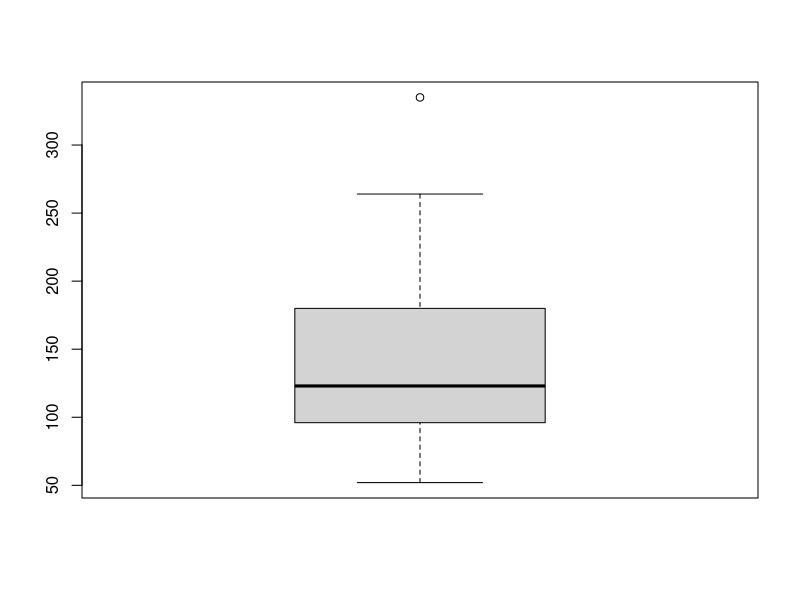
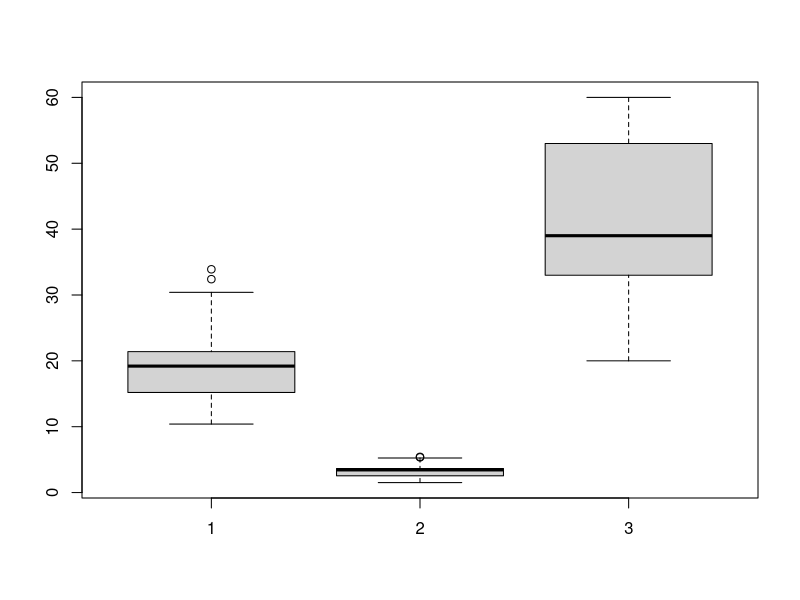
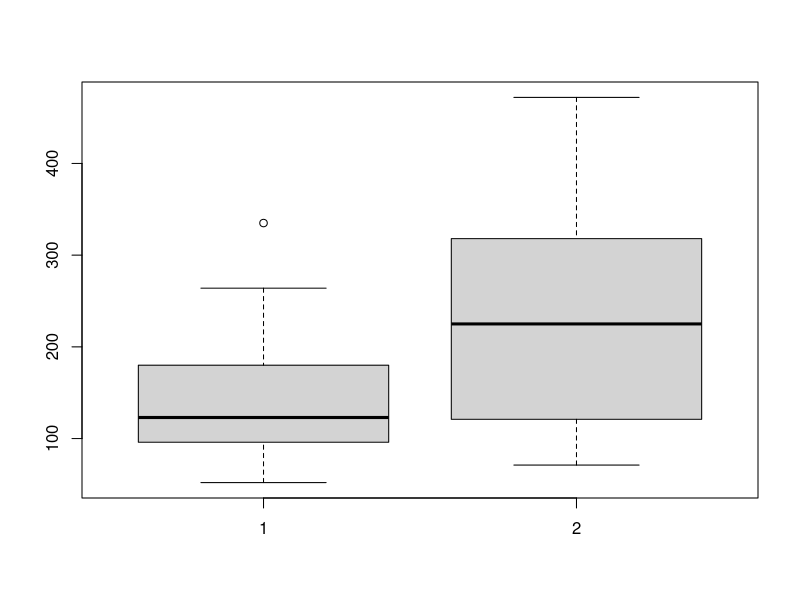

Here is the R script that generated these plots, in order:
## ---- chunk 1
# Set global options for Rmarkdown document
knitr::opts_chunk$set(echo=TRUE)
## ---- chunk 2
library(knitr) # Nice tables
library(kableExtra) # Extra nice tables
library(openxlsx) # Reading excel formatted tables
## ---- chunk 3
prettyTable <- function(table){
  
  # Use the kable function to create a nicer formatted table
  kable(table) %>%
  
    # Set the format
    kable_styling(bootstrap_options="striped", # Set the colour of rows
                  full_width=FALSE, # Make the table not stretch to fit the page
                  position="left") %>% # Position the table on the left
  
    # Make the table scrollable
    scroll_box(height = "400px")
}
## ---- chunk 4
motorCarTrends <- read.csv(file.path("..", "data", "carInfo_27-05-20.csv"), header=TRUE)
## ---- chunk 5
# Check out the names of the MotorCarTrends variable
names(motorCarTrends)

# Check the class of the MotorCarTrends variable
class(motorCarTrends)

# Check the classes of each column in the MotorCarTrends dataframe
colClasses <- sapply(motorCarTrends, FUN=class)
print(colClasses)

# Check the dimensions of the MotorCarTrends dataframe
dim(motorCarTrends)

# View the first 5 rows of the table
head(motorCarTrends, n=5)

# View the last 5 rows of the table
tail(motorCarTrends, n=5)

# Lastly let's print the table so we can interact with it
prettyTable(motorCarTrends)
## ---- chunk 6
# Read in dataframes that want to merge  
motorCarPrices<- read.csv(file.path("..", "data", "carPrices_27-05-20.csv"), header = TRUE) # motorCarTrends has already been read in

# Check that the ID column in each table
table(motorCarTrends$Id %in% motorCarPrices$Id)
table(motorCarPrices$Id %in% motorCarTrends$Id)

# Merge two data frames by the Id column
mergedMotorCarTrends <- merge(motorCarTrends, motorCarPrices, by="Id")

# Take a look at the new data
head(mergedMotorCarTrends)
## ---- chunk 7
# Set the engine shape and transmission type columns to be categorical
mergedMotorCarTrends$vs <- as.factor(mergedMotorCarTrends$vs) # Engine shape
mergedMotorCarTrends$am <- as.factor(mergedMotorCarTrends$am) # Transmission type

# Take a look at the column classes again
colClasses <- sapply(mergedMotorCarTrends, FUN=class)
print(colClasses)

# And take a look at the table again - note it hasn't changed
head(mergedMotorCarTrends)
## ---- chunk 8
# Create a vector of the new names
newColumnNames <- c("IdentificationNumber","CarModel", "MilesPerGallon", "NumberOfCylinders", "Displacement", "HorsePower", "RearAxelRatio", "Weight", "TimeToQuarterMile", "EngineShape", "TransmissionType", "NumberForwardGears", "NumberOfCarburetors", "CostOfCar", "AgeOfBuyer", "GenderOfBuyer")

# Rename the columns of the mergedMotorCarTrends dataframe
colnames(mergedMotorCarTrends) <- newColumnNames

# Take another look at the table
head(mergedMotorCarTrends)
## ---- chunk 9
str(mergedMotorCarTrends)
## ---- chunk 10
summary(mergedMotorCarTrends)
## ---- chunk 11
# base R solution to re-code gender column
females <- c("Female", "Fem", "F")
males <- c("Male", "M")
mergedMotorCarTrends$GenderOfBuyer[mergedMotorCarTrends$GenderOfBuyer %in% females] <- "Female"
mergedMotorCarTrends$GenderOfBuyer[mergedMotorCarTrends$GenderOfBuyer %in% males] <- "Male"

# Another simpler solution solution
mergedMotorCarTrends$GenderOfBuyer <- ifelse(grepl(pattern="^F", mergedMotorCarTrends$GenderOfBuyer), "Female", "Male")
## ---- chunk 12
# Investigate for duplicates
duplicatedRows <- which(duplicated(mergedMotorCarTrends)) #selects all replicated rows
duplicatedRows
mergedMotorCarTrendsWithoutDuplicates <- mergedMotorCarTrends[-duplicatedRows, ]
## ---- chunk 13
# Calculate percentage of missing data 
calculatePercentageMissingData <- function(column, table) {
  
  # Count the number of NAs
  numberNAs <- sum(is.na(table[, column])) # Why does this work?
  
  # Convert this to a proportion of values in column that are NA
  proportionNAs <- numberNAs / nrow(table)
  
  # Return the proportion as a percentage
  return(proportionNAs * 100)
}

# Use the function calculate the percentage of NAs in each column
percentageNAs <- sapply(colnames(mergedMotorCarTrendsWithoutDuplicates), FUN=calculatePercentageMissingData, mergedMotorCarTrendsWithoutDuplicates)
percentageNAs

# Replace missing data with mean, median or mode values
mergedMotorCarTrendsWithoutDuplicates$MilesPerGallon[which(is.na(mergedMotorCarTrendsWithoutDuplicates$MilesPerGallon))]<- mean(mergedMotorCarTrendsWithoutDuplicates$MilesPerGallon, na.rm= TRUE) # mean of MilesPerGallon

mergedMotorCarTrendsWithoutDuplicates$TransmissionType[which(is.na(mergedMotorCarTrendsWithoutDuplicates$TransmissionType))]<- 0 # mode of TransmissionType taken from summary statistics

# Check for missing values
sum(is.na(mergedMotorCarTrendsWithoutDuplicates))
## ---- chunk 14
# Make a boxplot
boxplot(mergedMotorCarTrendsWithoutDuplicates$HorsePower)

# Make multiple boxplots on one axis 
MilesPerGallon<- mergedMotorCarTrendsWithoutDuplicates$MilesPerGallon #Single variable to create a vector that will plot multiple boxplots  
Weight<- mergedMotorCarTrendsWithoutDuplicates$Weight
AgeOfBuyer<- mergedMotorCarTrendsWithoutDuplicates$AgeOfBuyer
boxplot(MilesPerGallon, Weight, AgeOfBuyer)

# Can not always put boxplots on same axis due to the range of values
HorsePower<- mergedMotorCarTrendsWithoutDuplicates$HorsePower 
Displacement<- mergedMotorCarTrendsWithoutDuplicates$Displacement
boxplot(HorsePower, Displacement)

# Identify outlier values
boxplotStats <- boxplot.stats(mergedMotorCarTrendsWithoutDuplicates$HorsePower) #identifies outlier values

# Remove outliers from vector
HorsePower <- mergedMotorCarTrendsWithoutDuplicates$HorsePower[mergedMotorCarTrendsWithoutDuplicates$HorsePower %in% boxplotStats$out == FALSE] # Remove outliers from vector of values
HorsePower

# Replace all outliers with NA value in data frame
mergedMotorCarTrendsWithoutDuplicates$HorsePower[mergedMotorCarTrendsWithoutDuplicates$HorsePower %in% boxplotStats$out] <- NA

# or

# Replace a single value with NA
mergedMotorCarTrendsWithoutDuplicates$HorsePower[mergedMotorCarTrendsWithoutDuplicates$HorsePower == 335] <- NA

# or

# Replace multiple values with NA value
mergedMotorCarTrendsWithoutDuplicates$HorsePower[mergedMotorCarTrendsWithoutDuplicates$HorsePower %in% c(-1,5000)] <- NA
## ---- chunk 15
# Much simpler base R approach
mergedMotorCarTrendsWithoutDuplicates$MilesPerUSD <- mergedMotorCarTrendsWithoutDuplicates$MilesPerGallon / 10 #cost of gallon petrol is $10
## ---- chunk 16
# Categorising the ages of car buyers
ageCuts <- seq(from=0, to=100, by=10)
mergedMotorCarTrendsWithoutDuplicates$AgeCategories <- cut(mergedMotorCarTrendsWithoutDuplicates$AgeOfBuyer, 
                                                           breaks=ageCuts,
                                                           include.lowest=TRUE, # Include the loweest value in sequence (zero)
                                                           right=FALSE # Closed on left "[" and open on right ")" e.g. [0, 10) means values <= 0 and < 10
                                                           )
## ---- chunk 17
str(mergedMotorCarTrendsWithoutDuplicates)
## ---- chunk 18
summary(mergedMotorCarTrendsWithoutDuplicates)
## ---- chunk 19
# Select the first 3 rows of the table
first3Rows <- mergedMotorCarTrendsWithoutDuplicates[1:3, ] # Leaving the columns part blank means select all
print(first3Rows)

# Select the data for miles per gallon and horse power
milesPerGallonAndHorsePower <- mergedMotorCarTrendsWithoutDuplicates[ , c("MilesPerGallon", "HorsePower")] # Select all rows and these columns
head(milesPerGallonAndHorsePower)
## ---- chunk 20
# Select the data for automatic cars with a high horsepower
automaticCarData <- mergedMotorCarTrendsWithoutDuplicates[mergedMotorCarTrendsWithoutDuplicates$TransmissionType == 0 & mergedMotorCarTrendsWithoutDuplicates$HorsePower > 150, ]

# Take a look at this subset
prettyTable(automaticCarData)
## ---- chunk 21
# Write the data to a csv file
write.csv(mergedMotorCarTrendsWithoutDuplicates, file=file.path("..", "data", "carInfo-Prices_27-05-20.csv"))
